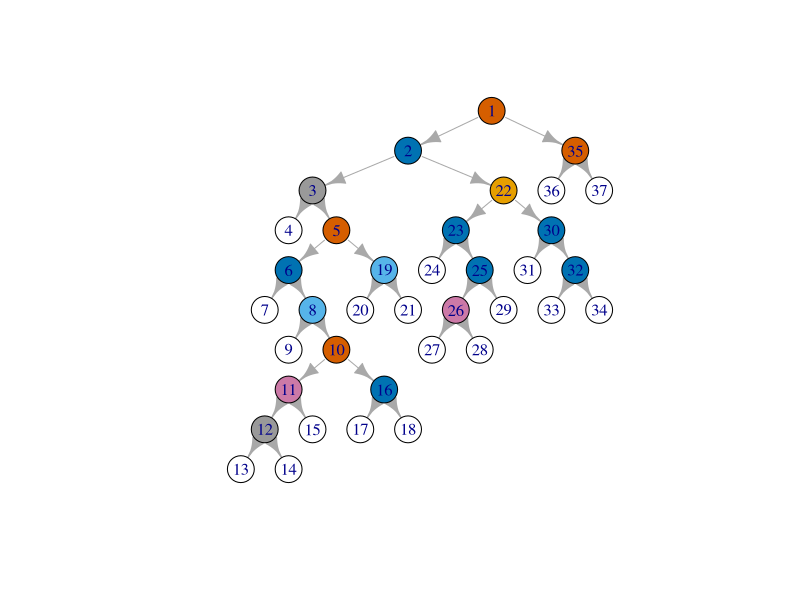
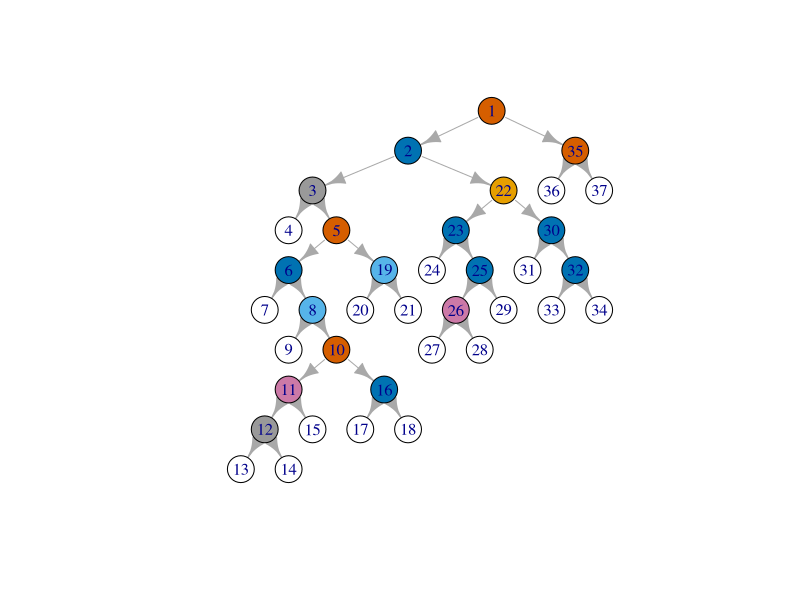
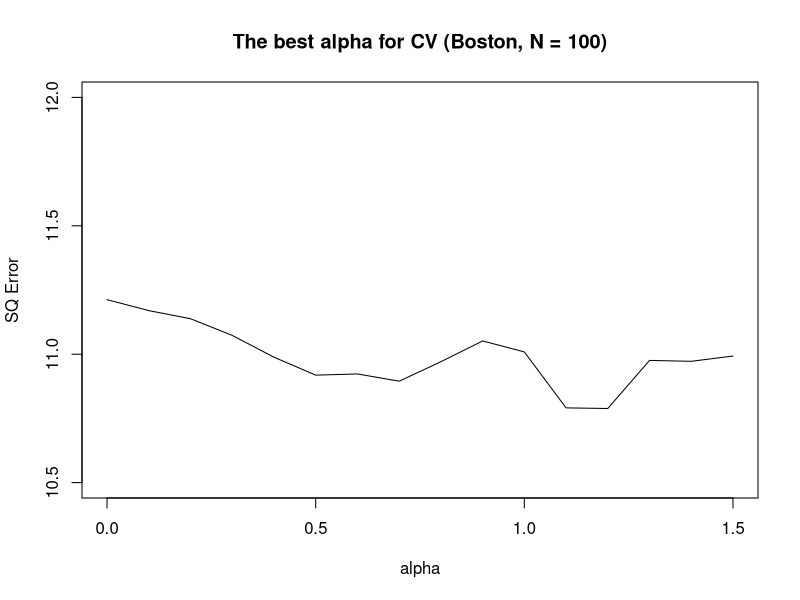

The R source for these figures, in order:
## ---- chunk 1
sq.loss <- function(y) {
  y.bar <- mean(y)
  sum((y - y.bar)^2)
}
## ---- chunk 2
branch <- function(x, y, f, S, m = ncol(x)) {
  n <- length(S); p <- ncol(x)
  if (n == 0) return(NULL)
  best.score <- Inf; best.info <- NULL
  
  for (j in 1:p) {
    for (i in S) {
      split_point <- x[i, j]
      left <- S[x[S, j] < split_point]
      right <- S[x[S, j] >= split_point]
      L <- f(y[left]); R <- f(y[right]); score <- L + R
      
      if (score < best.score) {
        best.score <- score
        best.info <- list(i = i, j = j, left = left, right = right,
                          score = best.score, left.score = L,
                          right.score = R)
      }}}
  return(best.info)}
## ---- chunk 3
# Define a decision tree function with custom loss function and stopping rules
dt <- function(x, y, f = "sq.loss", alpha = 0, n.min = 1, m = ncol(x)) {
  
  # Choose impurity function based on user input
  g <- switch(f,
              "sq.loss" = sq.loss,
              "mis.match" = mis.match,
              "gini" = gini,
              entropy)

  n <- length(y)
  
  # Initialize stack with the root node
  stack <- list(list(parent = 0, set = 1:n, score = g(y)))
  vertex <- list()
  k <- 0  # node index counter

  # Start tree construction using stack (top-down approach)
  while (length(stack) > 0) {
    r <- length(stack)
    node <- stack[[r]]
    stack <- stack[-r]  # pop node from stack

    k <- k + 1  # create new node ID
    
    # Attempt to find best split
    res <- branch(x, y, g, node$set, m)

    # Check stopping criteria
    if (is.null(res) || 
        (node$score - res$score) < alpha ||
        length(node$set) < n.min ||
        length(res$left) == 0 ||
        length(res$right) == 0) {
      
      # Create terminal node if any stopping condition is met
      vertex[[k]] <- list(
        parent = node$parent,
        j = 0,
        set = node$set
      )

    } else {
      # Create internal node and store split rule
      vertex[[k]] <- list(
        parent = node$parent,
        set = node$set,
        th = x[res$i, res$j],  # split threshold
        j = res$j              # split variable (column index)
      )
      
      # Push right and left children to the stack
      stack[[r]] <- list(
        parent = k,
        set = res$right,
        score = res$right.score
      )
      stack[[r + 1]] <- list(
        parent = k,
        set = res$left,
        score = res$left.score
      )
    }
  }

  # Initialize child node pointers
  r <- length(vertex)
  for (h in 1:r) {
    vertex[[h]]$left <- 0
    vertex[[h]]$right <- 0
  }

  # Connect parent and child nodes
  for (h in r:2) {
    pa <- vertex[[h]]$parent
    if (vertex[[pa]]$right == 0) {
      vertex[[pa]]$right <- h
    } else {
      vertex[[pa]]$left <- h
    }
  }

  # Assign predicted values for terminal nodes
  mode <- function(y) names(sort(table(y), decreasing = TRUE))[1]
  g_center <- if (f == "sq.loss") mean else mode

  for (h in 1:r) {
    if (vertex[[h]]$j == 0) {
      vertex[[h]]$center <- g_center(y[vertex[[h]]$set])
    }
  }

  return(vertex)
}
## ---- chunk 4
library(MASS)
head(Boston)
## ---- chunk 5
library(MASS)
library(igraph)
x = as.matrix(Boston[,1:13])
y = as.vector(Boston[,14])
vertex = dt(x,y,n.min=50)

# Graph Output
r = length(vertex)
col = array(dim = r)
edge.list = matrix(nrow=r, ncol=2)
for (h in 1:r)
{
  col[h] = vertex[[h]]$j
  edge.list[h,] = c(vertex[[h]]$parent, h)
}
edge.list = edge.list[-1,]
g= graph_from_edgelist(edge.list)
V(g)$color=col
plot(g, layout = layout.reingold.tilford(g, root=1))
## ---- chunk 6
library(MASS)
library(igraph)
x = as.matrix(Boston[,1:13])
y = as.vector(Boston[,14])
vertex = dt(x,y,n.min=50)

# Graph Output
r = length(vertex)
col = array(dim = r)
edge.list = matrix(nrow=r, ncol=2)
for (h in 1:r)
{
  col[h] = vertex[[h]]$j
  edge.list[h,] = c(vertex[[h]]$parent, h)
}
edge.list = edge.list[-1,]
g= graph_from_edgelist(edge.list)
V(g)$color=col
plot(g, layout = layout.reingold.tilford(g, root=1))
## ---- chunk 7
#Table Output
VAR = NULL
TH = NULL
for (h in 1:r) {
  if (vertex[[h]]$j != 0) {
    VAR = c(VAR, vertex[[h]]$j)
    TH = c(TH, vertex[[h]]$th)
  }
}
head(cbind(VAR, TH), 3)
## ---- chunk 8
value <- function(u, vertex) {
  r <- 1
  
  # Search through the tree following the given conditions
  while (vertex[[r]]$j != 0) {
    if (u[vertex[[r]]$j] < vertex[[r]]$th) {
      r <- vertex[[r]]$left
    } else {
      r <- vertex[[r]]$right
    }
  }
  return(vertex[[r]]$center) # center value of the final node
}
## ---- chunk 9
# Using inital 100 sample in Boston dataset
df <- Boston[1:100, ]
n <- nrow(df)
p <- ncol(df)

# Split into input variables (x) and target variable (y)
x <- as.matrix(df[, 1:13])
y <- as.vector(df[, 14])

# # Generate a sequence of alpha candidates
alpha_seq <- seq(0, 1.5, 0.1)
fold_size <- floor(n / 10)  # 10-fold CV

cv_errors <- numeric(length(alpha_seq))  # For storing the results
## ---- chunk 10
# 10-fold cross-validation for each alpha value
for (i in seq_along(alpha_seq)) {
  alpha <- alpha_seq[i]
  total_error <- 0
  
  for (h in 1:10) { # Generate fold index
    test_idx <- ((h - 1) * fold_size + 1):(h * fold_size)
    train_idx <- setdiff(1:n, test_idx)
    
    # Train decision tree model
    vertex <- dt(x[train_idx, ], y[train_idx], alpha = alpha)
    
    for (t in test_idx) { # Predict and accumulate squared errors
      prediction <- value(x[t, ], vertex)
      total_error <- total_error + (y[t] - prediction)^2
    }
  }
  cv_errors[i] <- total_error / n # Mean squared errors
}
## ---- chunk 11
plot(alpha_seq, cv_errors,
     type = "l",
     ylim = c(10.5, 12),
     xlab = "alpha",
     ylab = "SQ Error",
     main = "The best alpha for CV (Boston, N = 100)")
